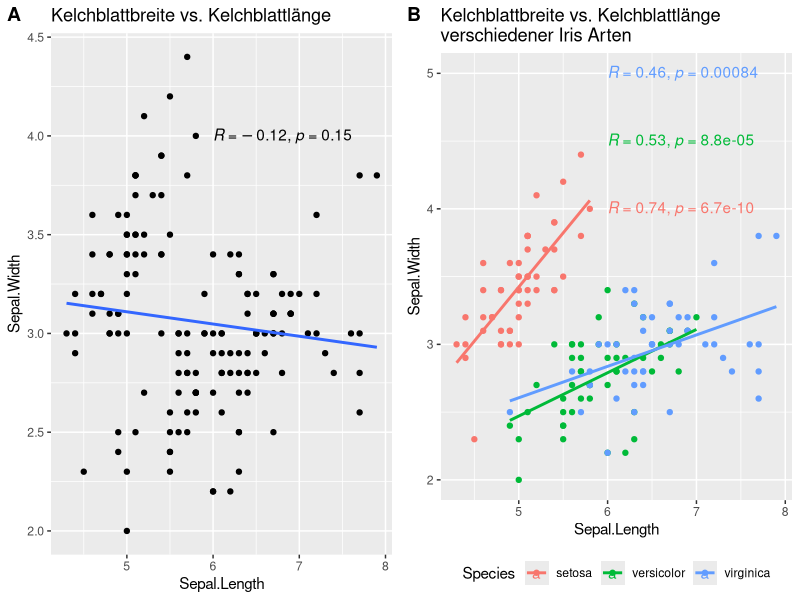
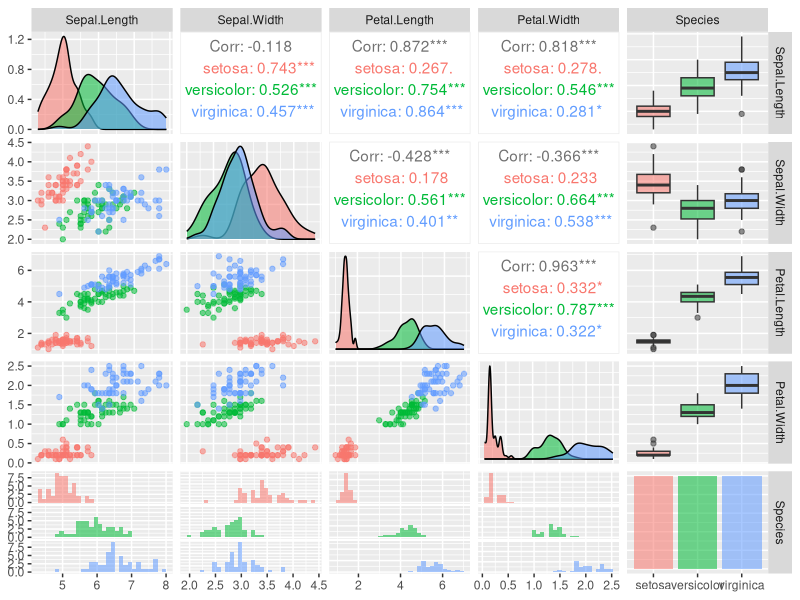
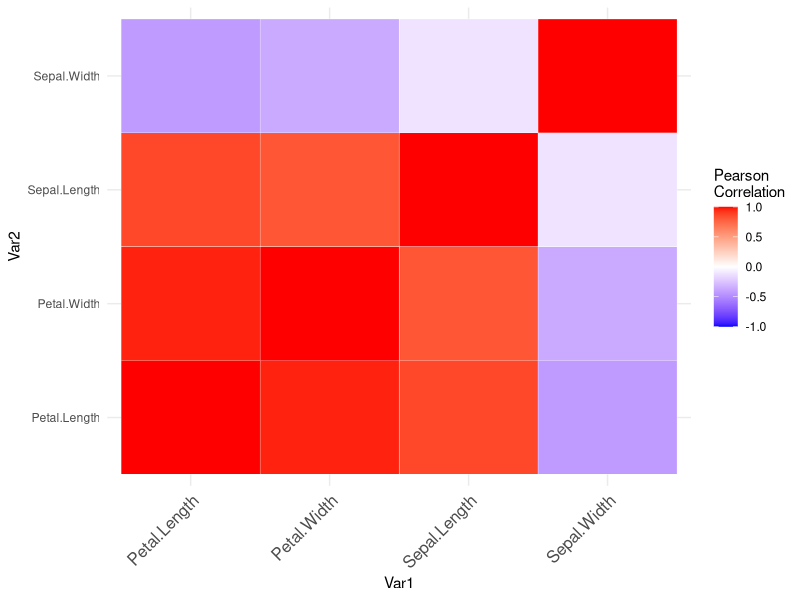
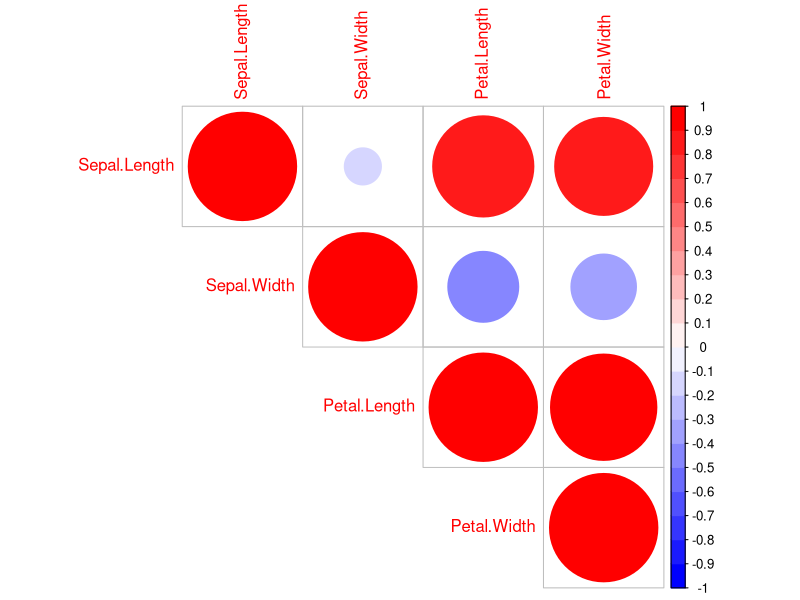
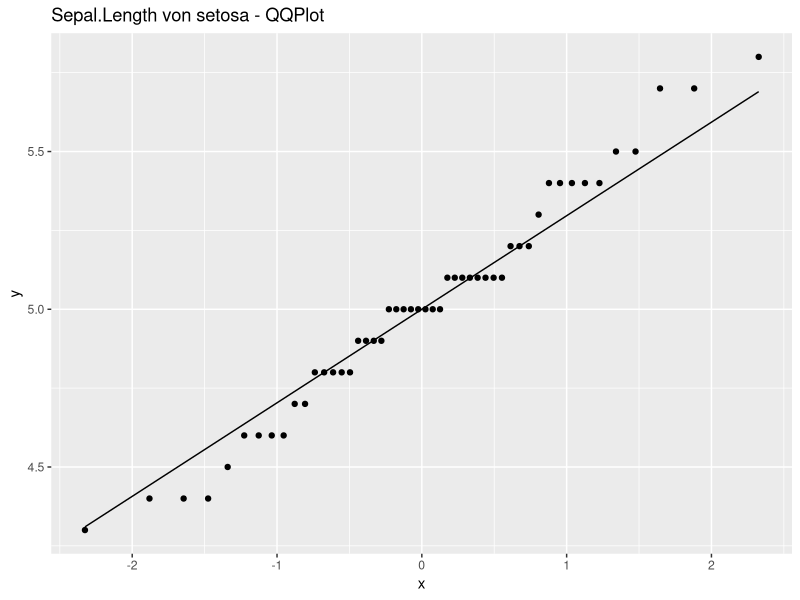
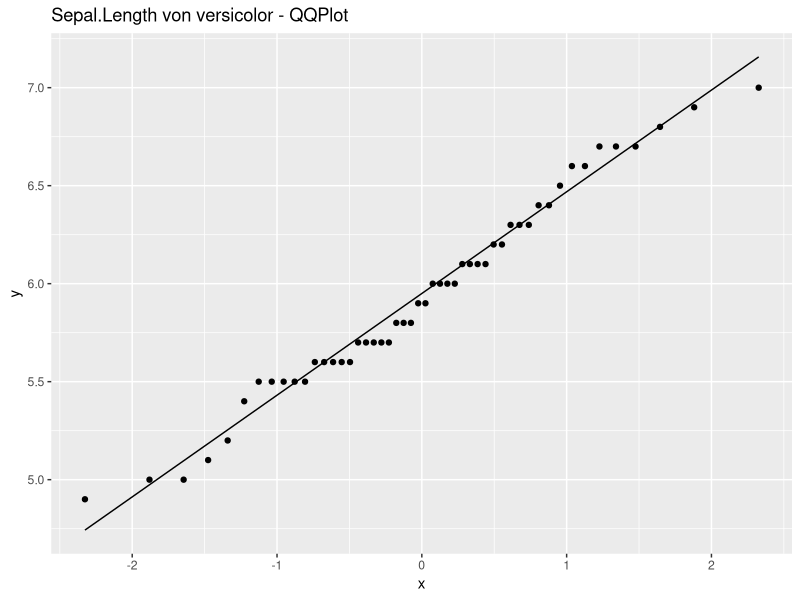
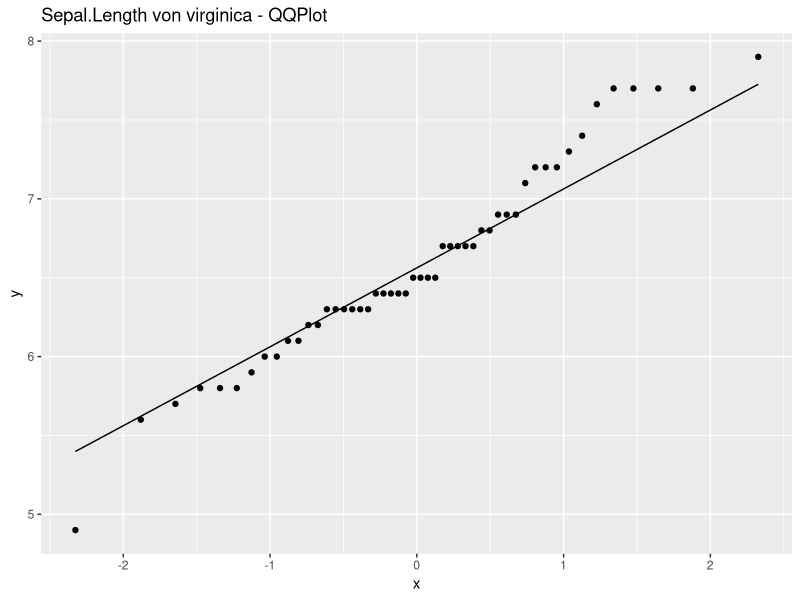
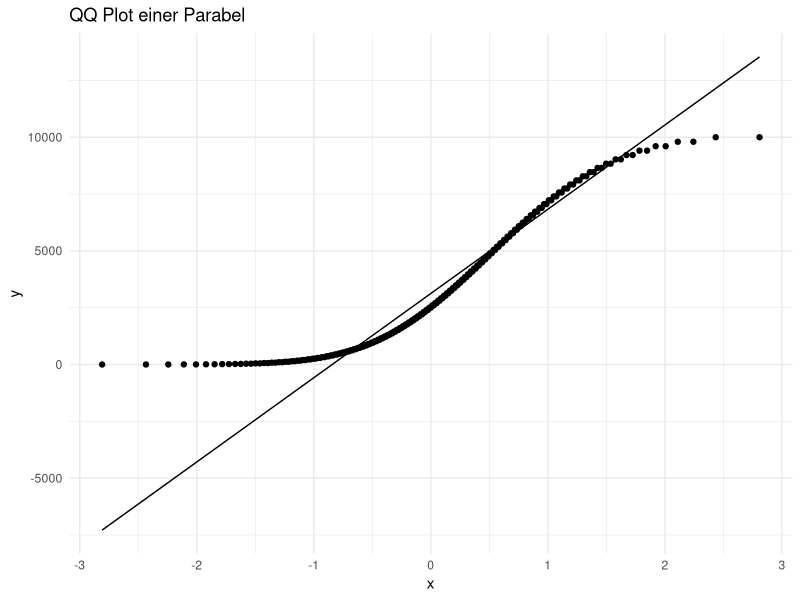

These figures' R source, in order:
## ---- chunk 1
knitr::opts_chunk$set(echo = TRUE)
## ---- chunk 2
library(tidyverse) # für Tabellenbearbeitung und ggplot2
library(ggpubr) # hilfreiche Erweiterung der Plots
library(GGally) #plottet Parameter paarweise + errechnet Grundstatistiken
## ---- chunk 3
head(iris)
## ---- chunk 4
a <- ggplot(iris, aes(x=Sepal.Length, y=Sepal.Width)) + 
  geom_point() + 
  stat_cor(method = "pearson", label.x = c(6), label.y = 4) + 
  geom_smooth(method = lm, se = F) + #zeichnet die Linie
  ggtitle("Kelchblattbreite vs. Kelchblattlänge")

b <- ggplot(iris, aes(x=Sepal.Length, y=Sepal.Width, color=Species)) + 
  geom_point() + 
  stat_cor(method = "pearson", label.x = 6, label.y = c(4,4.5,5)) + 
  geom_smooth(method = lm, se = F) + #zeichnet die Linie
  ggtitle("Kelchblattbreite vs. Kelchblattlänge \nverschiedener Iris Arten") + 
  theme(legend.position="bottom")

figure <- ggarrange(a,b,
                    labels = c("A", "B"),
                    ncol = 2)
figure
## ---- chunk 5
ggpairs(iris, aes(colour = Species, alpha = 0.4))
## ---- chunk 6
#errechnen der Korrelation und Formatieren des Datensatzes
df_cor <- iris %>% select(-Species) %>% cor() %>% as.data.frame()
df_cor$Var1 <- rownames(df_cor)
df_long <- gather(df_cor, Var2, value, -Var1)
#Heatmap
ggplot(data = df_long, aes(x=Var1, y=Var2, fill=value)) + 
   geom_tile(color = "white")+
 scale_fill_gradient2(low = "blue", high = "red", mid = "white", 
   midpoint = 0, limit = c(-1,1), space = "Lab", 
   name="Pearson\nCorrelation") +
  theme_minimal()+ 
 theme(axis.text.x = element_text(angle = 45, vjust = 1, 
    size = 12, hjust = 1))
## ---- chunk 7
library(corrplot)
#Farbdefinition
col<- colorRampPalette(c("blue", "white", "red"))(20)
#Plot
corrplot(iris %>% select(-Species) %>% cor(), method="circle", type="upper", col=col)
## ---- chunk 8
for (irisspecies in unique(iris$Species)){
  print(irisspecies)
  #Filtern des Datensatzes pro Art
  df_subset <- iris %>% filter(Species==irisspecies)
  #Shapiro-Wilk Test
  print(shapiro.test(df_subset$Sepal.Length))
  
  #der QQ-Plot
  print(ggplot(df_subset, aes(sample = Sepal.Length)) +
   stat_qq() + stat_qq_line()+
    ggtitle(paste0("Sepal.Length von ",irisspecies," - QQPlot"))) 
}
## ---- chunk 9
# generiere Daten
x <- -100:100
y <- x^2
df <- data.frame(x = x, y = y)
# der Plot
ggplot(df, aes(sample = y)) +
  stat_qq() + 
  stat_qq_line()+
  ggtitle("QQ Plot einer Parabel") +
  theme_minimal()

# der Test
shapiro.test(df$y)
## ---- chunk 10
corr_result <- cor.test(iris$Sepal.Length, iris$Sepal.Width, method = "pearson")
corr_result
## ---- chunk 11
corr_result$estimate
corr_result$p.value
corr_result$conf.int
## ---- chunk 12
corr_result_table <- data.frame()
for (irisspecies in unique(iris$Species)){
  print(irisspecies)
  #Filtern des Datensatzes pro Art
  iris_subset <- iris %>% filter(Species==irisspecies)
  #Korrelationstest
  corr_result <- cor.test(iris_subset$Sepal.Length, iris_subset$Sepal.Width, method = "pearson")
  #Schreiben der Ergebnisse in eine Tabelle
  single_result <- c(irisspecies,signif(corr_result$estimate,3),signif(corr_result$p.value,3),signif(corr_result$conf.int[1],3),signif(corr_result$conf.int[2],3))
  corr_result_table <- rbind(corr_result_table,single_result)
}
#Vergeben sinnvoller Spaltennamen
colnames(corr_result_table) <- c("Species","Corr.Koeff","p.value","ConfInt_low","ConfInt_high")
corr_result_table
## ---- chunk 13
lin_reg_petal <- lm(Petal.Width ~ Petal.Length, data = iris)
summary(lin_reg_petal)
## ---- chunk 14
par(mfrow = c(2, 2))
plot(lin_reg_petal)
## ---- chunk 15
plot(predict(lin_reg_petal), rstudent(lin_reg_petal))
## ---- chunk 16
lm_fit_komplett <-  lm(Petal.Width ~ . - Species, data = iris)
summary(lm_fit_komplett)
